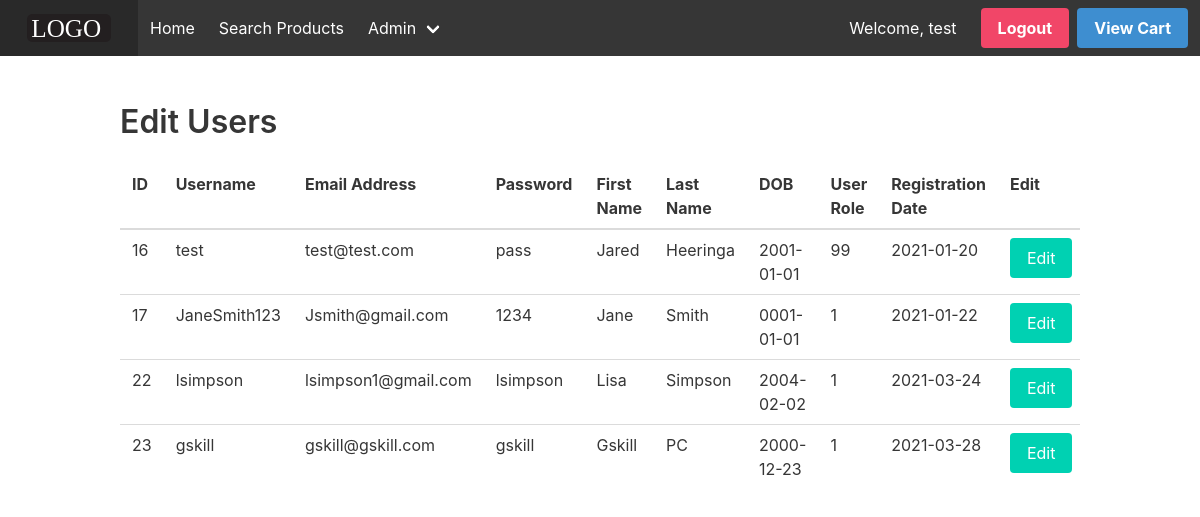
The page /Presentation/Views/EditUsers/editUsers.php (signed in) on the database its author committed.
### tables this page shows
CREATE TABLE `users` (
  `ID` int(11) NOT NULL,
  `username` varchar(50) NOT NULL,
  `email_address` varchar(100) DEFAULT NULL,
  `password` varchar(50) DEFAULT NULL,
  `first_name` varchar(50) DEFAULT NULL,
  `last_name` varchar(50) DEFAULT NULL,
  `date_of_birth` date DEFAULT NULL,
  `user_role` int(11) DEFAULT NULL,
  `registration_date` date DEFAULT NULL,
  `deleted` tinyint(1) DEFAULT '0'
);

### DataAccess/UserDataAccess.php (called while the page is built, shortened)
<?php
class UserDataAccess
{
    public function getAllUsers() {
        $dataConnection = new DatabaseConnection();
        $dataLink = $dataConnection->getConnected();
        $sql_statement = $dataLink->prepare("SELECT * from cst236_ecommerce_site.users");
        $sql_statement->execute();
        $results = $sql_statement->get_result();
        $allUsersArray = array();
        while($user = $results->fetch_assoc()){
            array_push($allUsersArray, $user);
        }
        return $allUsersArray;
    }
}

### Presentation/Handlers/_displayAllUsers.php (the view)
<?php
$userData = new UserDataAccess();
$usersArray = $userData->getAllUsers();
for ($i = 0; $i < count($usersArray); $i++) {
    $userID = $usersArray[$i]["ID"];
    $isActiveUser = $usersArray[$i]["deleted"];
    if($isActiveUser == 0) {
        echo "<tr>";
        echo "<td>" . $userID . "</td>";
        echo "<td>" . $usersArray[$i]["username"] . "</td>";
        echo "<td>" . $usersArray[$i]["email_address"] . "</td>";
        echo "<td>" . $usersArray[$i]["password"] . "</td>";
        echo "<td>" . $usersArray[$i]["first_name"] . "</td>";
        echo "<td>" . $usersArray[$i]["last_name"] . "</td>";
        echo "<td>" . $usersArray[$i]["date_of_birth"] . "</td>";
        echo "<td>" . $usersArray[$i]["user_role"] . "</td>";
        echo "<td>" . $usersArray[$i]["registration_date"] . "</td>";
        echo <<<EditAndDelete
        <form action="editSingleUser.php" method="get">
            <td><input type="hidden" name="userID" value="$userID"><input type="submit" class="button is-primary" value="Edit"></td>
        </form>
        <form action="../../Handlers/deleteSingleUser.php" method="get">
            <td><input type="hidden" name="userID" value="$userID"><input type="submit" class="button is-danger" value="Delete"></td>
        </form>
EditAndDelete;
        echo "</tr>";
    }
}
?>

### rows shown on the page
users: ID "16", username "test", email_address "test@test.com", password "pass", first_name "Jared", last_name "Heeringa", date_of_birth "2001-01-01", user_role "99", registration_date "2021-01-20"
users: ID "17", username "JaneSmith123", email_address "Jsmith@gmail.com", password "1234", first_name "Jane", last_name "Smith", date_of_birth "0001-01-01", user_role "1", registration_date "2021-01-22"
users: ID "22", username "lsimpson", email_address "lsimpson1@gmail.com", password "lsimpson", first_name "Lisa", last_name "Simpson", date_of_birth "2004-02-02", user_role "1", registration_date "2021-03-24"
users: ID "23", username "gskill", email_address "gskill@gskill.com", password "gskill", first_name "Gskill", last_name "PC", date_of_birth "2000-12-23", user_role "1", registration_date "2021-03-28"

### other values the page prints
$username "test"
